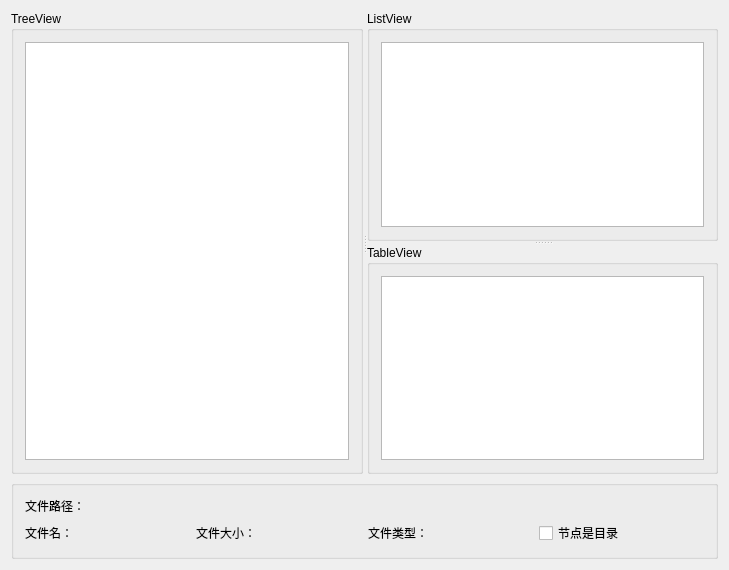
<?xml version="1.0" encoding="UTF-8"?>
<ui version="4.0">
 <class>MainWindow</class>
 <widget class="QMainWindow" name="MainWindow">
  <property name="geometry">
   <rect>
    <x>0</x>
    <y>0</y>
    <width>729</width>
    <height>570</height>
   </rect>
  </property>
  <property name="windowTitle">
   <string>MainWindow</string>
  </property>
  <widget class="QWidget" name="centralWidget">
   <layout class="QGridLayout" name="gridLayout_4">
    <item row="0" column="0">
     <widget class="QSplitter" name="splitter_2">
      <property name="orientation">
       <enum>Qt::Horizontal</enum>
      </property>
      <widget class="QGroupBox" name="groupBox">
       <property name="title">
        <string>TreeView</string>
       </property>
       <layout class="QGridLayout" name="gridLayout">
        <item row="0" column="0">
         <widget class="QTreeView" name="treeView"/>
        </item>
       </layout>
      </widget>
      <widget class="QSplitter" name="splitter">
       <property name="orientation">
        <enum>Qt::Vertical</enum>
       </property>
       <widget class="QGroupBox" name="groupBox_2">
        <property name="title">
         <string>ListView</string>
        </property>
        <layout class="QGridLayout" name="gridLayout_2">
         <item row="0" column="0">
          <widget class="QListView" name="listView"/>
         </item>
        </layout>
       </widget>
       <widget class="QGroupBox" name="groupBox_3">
        <property name="title">
         <string>TableView</string>
        </property>
        <layout class="QGridLayout" name="gridLayout_3">
         <item row="0" column="0">
          <widget class="QTableView" name="tableView"/>
         </item>
        </layout>
       </widget>
      </widget>
     </widget>
    </item>
    <item row="1" column="0">
     <widget class="QGroupBox" name="groupBox_5">
      <property name="title">
       <string/>
      </property>
      <layout class="QVBoxLayout" name="verticalLayout">
       <item>
        <widget class="QLabel" name="label_path">
         <property name="text">
          <string>文件路径：</string>
         </property>
        </widget>
       </item>
       <item>
        <layout class="QHBoxLayout" name="horizontalLayout">
         <item>
          <widget class="QLabel" name="label_name">
           <property name="text">
            <string>文件名：</string>
           </property>
          </widget>
         </item>
         <item>
          <widget class="QLabel" name="label_size">
           <property name="text">
            <string>文件大小：</string>
           </property>
          </widget>
         </item>
         <item>
          <widget class="QLabel" name="label_type">
           <property name="text">
            <string>文件类型：</string>
           </property>
          </widget>
         </item>
         <item>
          <widget class="QCheckBox" name="checkBox_dir">
           <property name="text">
            <string>节点是目录</string>
           </property>
          </widget>
         </item>
        </layout>
       </item>
      </layout>
     </widget>
    </item>
   </layout>
  </widget>
  <widget class="QMenuBar" name="menuBar">
   <property name="geometry">
    <rect>
     <x>0</x>
     <y>0</y>
     <width>729</width>
     <height>23</height>
    </rect>
   </property>
  </widget>
 </widget>
 <layoutdefault spacing="6" margin="11"/>
 <resources/>
 <connections/>
</ui>
